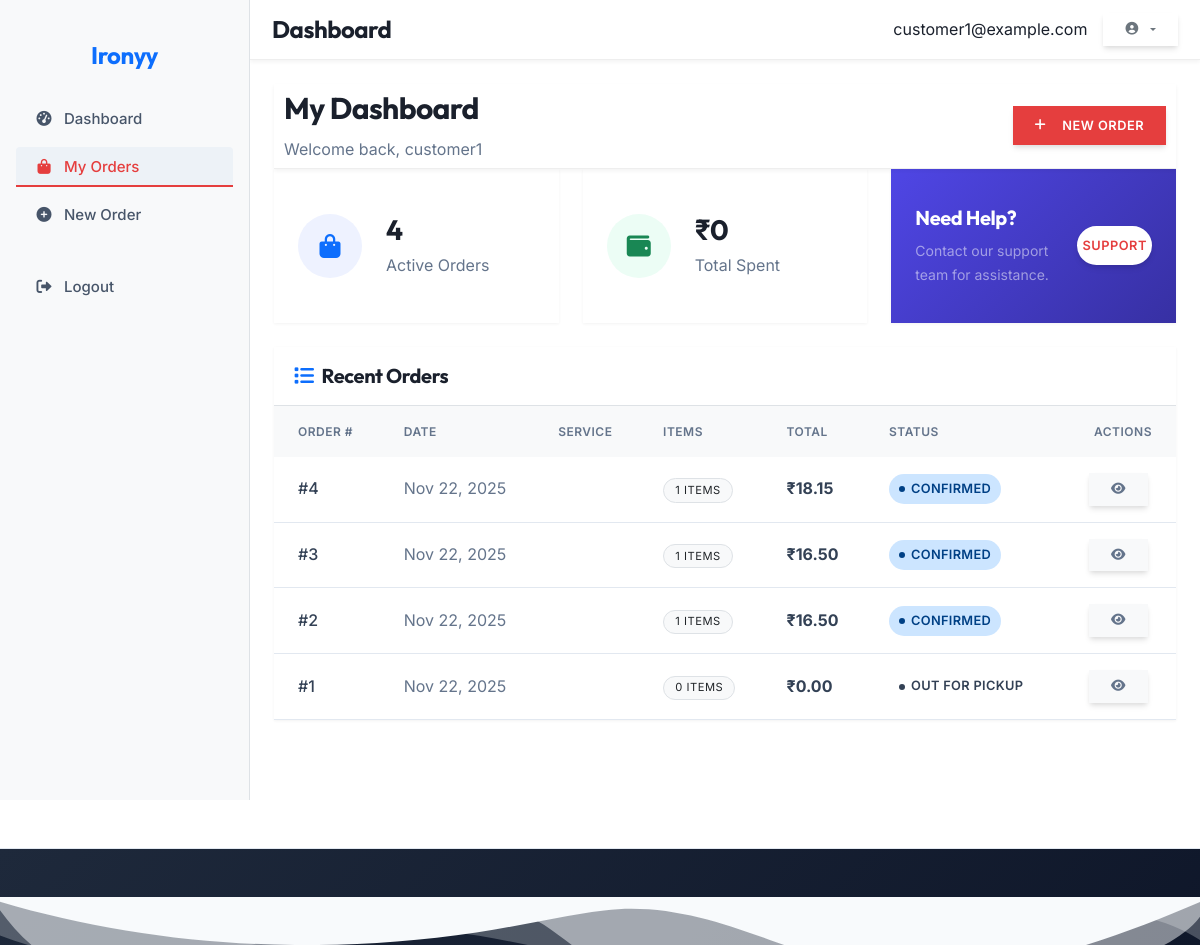
/dashboard/customer/ (signed in), run on an earlier commit of the app's database.
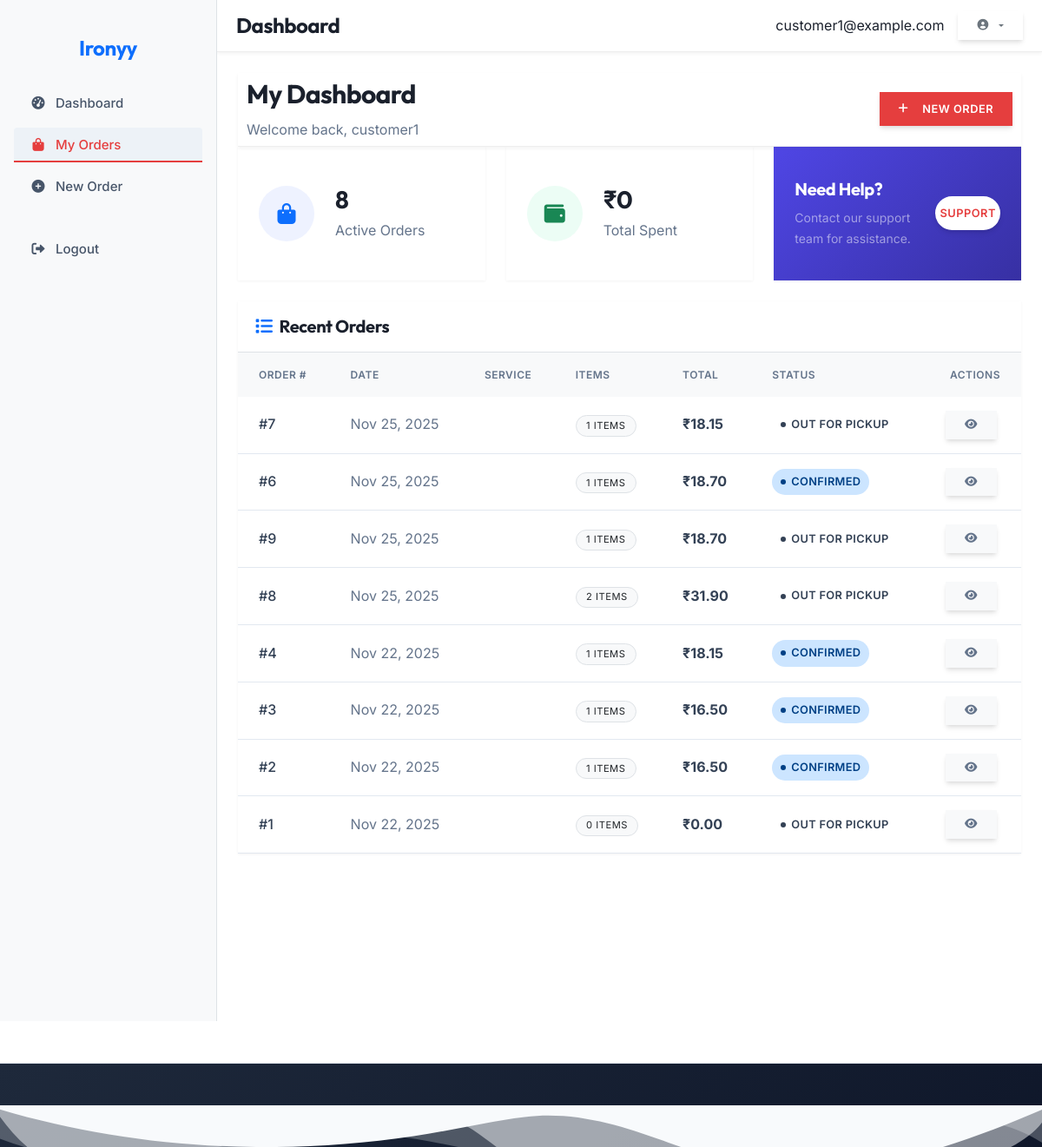
And on a later commit of the database.
### orders/models.py (models this page shows, shortened)
class Order(models.Model):
    class Status(models.TextChoices):
        DRAFT = 'draft', _('Draft')
        PENDING = 'pending', _('Pending Payment')
        CONFIRMED = 'confirmed', _('Confirmed')
        SCHEDULED_FOR_PICKUP = 'scheduled_for_pickup', _('Scheduled for Pickup')
        OUT_FOR_PICKUP = 'out_for_pickup', _('Out for Pickup')
        PICKED_UP = 'picked_up', _('Picked Up')
        PROCESSING = 'processing', _('In Progress')
        READY = 'ready', _('Ready for Delivery')
        OUT_FOR_DELIVERY = 'out_for_delivery', _('Out for Delivery')
        COMPLETED = 'completed', _('Completed')
        CANCELLED = 'cancelled', _('Cancelled')
        REFUNDED = 'refunded', _('Refunded')
        FAILED = 'failed', _('Failed')
    class PaymentStatus(models.TextChoices):
        PENDING = 'pending', _('Pending')
        AUTHORIZED = 'authorized', _('Authorized')
        PAID = 'paid', _('Paid')
        PARTIALLY_REFUNDED = 'partially_refunded', _('Partially Refunded')
        REFUNDED = 'refunded', _('Refunded')
        VOIDED = 'voided', _('Voided')
        FAILED = 'failed', _('Failed')
    class DeliveryType(models.TextChoices):
        PICKUP = 'pickup', _('Pickup')
        DELIVERY = 'delivery', _('Delivery')
    customer = models.ForeignKey(
        User,
        on_delete=models.PROTECT,
        related_name='orders',
        verbose_name=_('customer')
    )
    order_number = models.CharField(
        _('order number'),
        max_length=20,
        unique=True,
        db_index=True
    )
    status = models.CharField(
        _('status'),
        max_length=20,
        choices=Status.choices,
        default=Status.DRAFT,
        db_index=True
    )
    payment_status = models.CharField(
        _('payment status'),
        max_length=20,
        choices=PaymentStatus.choices,
        default=PaymentStatus.PENDING,
        db_index=True
    )
    delivery_type = models.CharField(
        _('delivery type'),
        max_length=10,
        choices=DeliveryType.choices,
        default=DeliveryType.PICKUP
    )
    pickup_address = models.TextField(_('pickup address'), blank=True)
    delivery_address = models.TextField(_('delivery address'), blank=True)
    preferred_pickup_date = models.DateField(_('preferred pickup date'), null=True, blank=True)
    preferred_delivery_date = models.DateField(_('preferred delivery date'), null=True, blank=True)
    subtotal = models.DecimalField(
        _('subtotal'),
        max_digits=10,
        decimal_places=2,
        default=Decimal('0.00')
    )
    tax_amount = models.DecimalField(
        _('tax amount'),
        max_digits=10,
        decimal_places=2,
        default=Decimal('0.00')
    )
    shipping_cost = models.DecimalField(
        _('shipping cost'),
        max_digits=10,
        decimal_places=2,
        default=Decimal('0.00')
    )
    discount_amount = models.DecimalField(
        _('discount amount'),
        max_digits=10,
        decimal_places=2,
        default=Decimal('0.00')
    )
    total_amount = models.DecimalField(
        _('total amount'),
        max_digits=10,
        decimal_places=2,
        default=Decimal('0.00')
    )
    assigned_staff = models.ForeignKey(
        User,
        on_delete=models.SET_NULL,
        null=True,
        blank=True,
        related_name='assigned_orders',
        verbose_name=_('assigned staff')
    )
    delivery_person = models.ForeignKey(
        User,
        on_delete=models.SET_NULL,
        null=True,
        blank=True,
        related_name='delivery_orders',
        verbose_name=_('delivery person')
    )
    created_at = models.DateTimeField(_('created at'), auto_now_add=True)
    updated_at = models.DateTimeField(_('updated at'), auto_now=True)
    confirmed_at = models.DateTimeField(_('confirmed at'), null=True, blank=True)
    completed_at = models.DateTimeField(_('completed at'), null=True, blank=True)
    cancelled_at = models.DateTimeField(_('cancelled at'), null=True, blank=True)
    special_instructions = models.TextField(_('special instructions'), blank=True)
    internal_notes = models.TextField(_('internal notes'), blank=True)
    cancellation_reason = models.TextField(_('cancellation reason'), blank=True)
    payment_method = models.CharField(_('payment method'), max_length=50, blank=True)
    payment_reference = models.CharField(_('payment reference'), max_length=100, blank=True)
    payment_date = models.DateTimeField(_('payment date'), null=True, blank=True)
    class Meta:
        ordering = ['-created_at']

### dashboard/views.py (the view)
# urls.py: path('customer/', views.CustomerDashboardView.as_view(), name='customer_dashboard'),
class CustomerDashboardView(LoginRequiredMixin, ListView):
    model = Order
    template_name = 'dashboard/customer_dashboard.html'
    context_object_name = 'orders'
    paginate_by = 10
    def get_queryset(self):
        return Order.objects.filter(customer=self.request.user).order_by('-created_at')
    def get_context_data(self, **kwargs):
        context = super().get_context_data(**kwargs)
        user_orders = Order.objects.filter(customer=self.request.user)
        context['active_orders_count'] = user_orders.exclude(
            status__in=[Order.Status.COMPLETED, Order.Status.CANCELLED, Order.Status.REFUNDED]
        ).count()
        from django.db.models import Sum
        total_spent = user_orders.filter(
            status=Order.Status.COMPLETED
        ).aggregate(Sum('total_amount'))['total_amount__sum'] or 0
        context['total_spent'] = total_spent
        return context

### accounts/models.py (called while the page is built)
    def get_full_name(self):
        full_name = f"{self.first_name} {self.last_name}"
        return full_name.strip()

    def get_short_name(self):
        return self.first_name or self.email.split('@')[0]

    @property
    def is_customer(self):
        return self.role == self.Role.CUSTOMER

    @property
    def is_press(self):
        return self.role == self.Role.PRESS

### templates/dashboard/customer_dashboard.html (shortened to what the changed rows need)
{% extends 'dashboard/base_dashboard.html' %}
{% load humanize %}
{% block dashboard_content %}
<div class="dashboard-header d-flex justify-content-between align-items-center">
    <div>
        <h2>My Dashboard</h2>
    </div>
</div>
<div class="row mb-5">
    <div class="col-md-6 col-lg-4 mb-4 mb-lg-0">
        <div class="card border-0 shadow-sm h-100">
            <div class="card-body d-flex align-items-center">
                <div>
                    <h3 class="mb-1 fw-bold">{{ active_orders_count }}</h3>
                    <p class="text-muted mb-0">Active Orders</p>
                </div>
            </div>
        </div>
    </div>
</div>
<div class="card border-0 shadow-sm">
    <div class="card-body p-0">
        {% if orders %}
        <div class="table-responsive">
            <table class="table table-hover align-middle mb-0">
                <thead class="bg-light text-muted text-uppercase small fw-bold">
                    <tr>
                        <th class="ps-4">Order #</th>
                        <th>Date</th>
                        <th>Service</th>
                        <th>Items</th>
                        <th>Total</th>
                        <th>Status</th>
                        <th class="text-end pe-4">Actions</th>
                    </tr>
                </thead>
                <tbody>
                    {% for order in orders %}
                    <tr>
                        <td class="ps-4 fw-medium">#{{ order.id }}</td>
                        <td class="text-muted">{{ order.created_at|date:"M d, Y" }}</td>
                        <td>{{ order.get_service_type_display }}</td>
                        <td>
                            <span class="badge bg-light text-dark border fw-normal">
                                {{ order.items.count }} items
                            </span>
                        </td>
                        <td class="fw-bold">₹{{ order.total_amount|intcomma }}</td>
                        <td>
                            <span class="status-badge status-{{ order.status|lower|slugify }}">
                                {{ order.get_status_display }}
                            </span>
                        </td>
                        <td class="text-end pe-4">
                            <a href="{% url 'dashboard:order_detail' order.pk %}"
                                class="btn btn-sm btn-light text-muted me-1" data-bs-toggle="tooltip"
                                title="View details">
                                <i class="fas fa-eye"></i>
                            </a>
                        </td>
                    </tr>
                    {% endfor %}
                </tbody>
            </table>
        </div>
        {% endif %}
    </div>
</div>
{% endblock %}

What changed in the data, as far as the page shows it:
added Order: id "7", created_at "Nov 25, 2025", items.count "1", total_amount "18.15", status "OUT FOR PICKUP"
added Order: id "6", created_at "Nov 25, 2025", items.count "1", total_amount "18.70", status "CONFIRMED"
added Order: id "9", created_at "Nov 25, 2025", items.count "1", total_amount "18.70", status "OUT FOR PICKUP"
added Order: id "8", created_at "Nov 25, 2025", items.count "2", total_amount "31.90", status "OUT FOR PICKUP"
Also different on the page:
{{ active_orders_count }}: "4" → "8"
